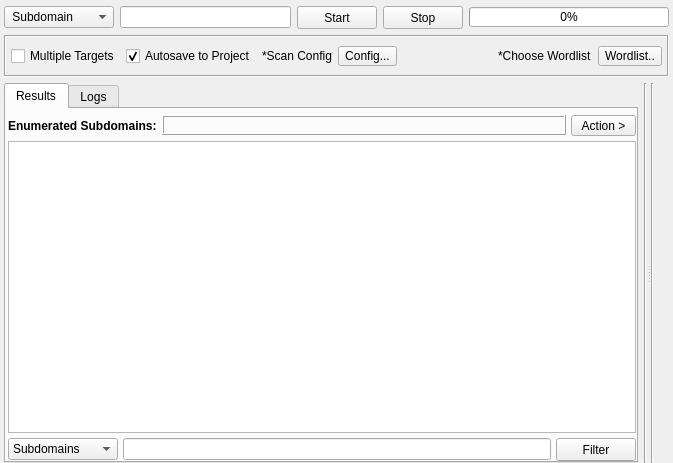
<?xml version="1.0" encoding="UTF-8"?>
<ui version="4.0">
 <class>Brute</class>
 <widget class="QWidget" name="Brute">
  <property name="geometry">
   <rect>
    <x>0</x>
    <y>0</y>
    <width>673</width>
    <height>463</height>
   </rect>
  </property>
  <property name="windowTitle">
   <string>Form</string>
  </property>
  <property name="styleSheet">
   <string notr="true"/>
  </property>
  <layout class="QVBoxLayout" name="verticalLayout_2">
   <property name="leftMargin">
    <number>4</number>
   </property>
   <property name="topMargin">
    <number>6</number>
   </property>
   <property name="rightMargin">
    <number>4</number>
   </property>
   <property name="bottomMargin">
    <number>0</number>
   </property>
   <item>
    <layout class="QHBoxLayout" name="horizontalLayout_6">
     <item>
      <widget class="QComboBox" name="comboBoxBruteType">
       <property name="sizePolicy">
        <sizepolicy hsizetype="Fixed" vsizetype="Fixed">
         <horstretch>0</horstretch>
         <verstretch>0</verstretch>
        </sizepolicy>
       </property>
       <property name="minimumSize">
        <size>
         <width>110</width>
         <height>22</height>
        </size>
       </property>
       <property name="maximumSize">
        <size>
         <width>110</width>
         <height>16777215</height>
        </size>
       </property>
       <property name="focusPolicy">
        <enum>Qt::NoFocus</enum>
       </property>
       <property name="styleSheet">
        <string notr="true"/>
       </property>
       <item>
        <property name="text">
         <string> Subdomain</string>
        </property>
       </item>
       <item>
        <property name="text">
         <string> TLD</string>
        </property>
       </item>
      </widget>
     </item>
     <item>
      <widget class="QLineEdit" name="lineEditTarget">
       <property name="minimumSize">
        <size>
         <width>0</width>
         <height>20</height>
        </size>
       </property>
       <property name="focusPolicy">
        <enum>Qt::StrongFocus</enum>
       </property>
       <property name="styleSheet">
        <string notr="true"/>
       </property>
      </widget>
     </item>
     <item>
      <widget class="QPushButton" name="buttonStart">
       <property name="sizePolicy">
        <sizepolicy hsizetype="Fixed" vsizetype="Fixed">
         <horstretch>0</horstretch>
         <verstretch>0</verstretch>
        </sizepolicy>
       </property>
       <property name="minimumSize">
        <size>
         <width>75</width>
         <height>23</height>
        </size>
       </property>
       <property name="styleSheet">
        <string notr="true"/>
       </property>
       <property name="text">
        <string>Start</string>
       </property>
      </widget>
     </item>
     <item>
      <widget class="QPushButton" name="buttonStop">
       <property name="sizePolicy">
        <sizepolicy hsizetype="Fixed" vsizetype="Fixed">
         <horstretch>0</horstretch>
         <verstretch>0</verstretch>
        </sizepolicy>
       </property>
       <property name="minimumSize">
        <size>
         <width>75</width>
         <height>23</height>
        </size>
       </property>
       <property name="styleSheet">
        <string notr="true"/>
       </property>
       <property name="text">
        <string>Stop</string>
       </property>
      </widget>
     </item>
     <item>
      <widget class="QProgressBar" name="progressBar">
       <property name="minimumSize">
        <size>
         <width>200</width>
         <height>20</height>
        </size>
       </property>
       <property name="maximumSize">
        <size>
         <width>200</width>
         <height>20</height>
        </size>
       </property>
       <property name="styleSheet">
        <string notr="true"/>
       </property>
       <property name="value">
        <number>0</number>
       </property>
      </widget>
     </item>
    </layout>
   </item>
   <item>
    <widget class="QFrame" name="frame">
     <property name="sizePolicy">
      <sizepolicy hsizetype="Preferred" vsizetype="Maximum">
       <horstretch>0</horstretch>
       <verstretch>0</verstretch>
      </sizepolicy>
     </property>
     <property name="minimumSize">
      <size>
       <width>0</width>
       <height>42</height>
      </size>
     </property>
     <property name="maximumSize">
      <size>
       <width>16777215</width>
       <height>42</height>
      </size>
     </property>
     <property name="styleSheet">
      <string notr="true"/>
     </property>
     <property name="frameShape">
      <enum>QFrame::Box</enum>
     </property>
     <property name="frameShadow">
      <enum>QFrame::Sunken</enum>
     </property>
     <layout class="QHBoxLayout" name="horizontalLayout">
      <property name="leftMargin">
       <number>5</number>
      </property>
      <property name="rightMargin">
       <number>5</number>
      </property>
      <item>
       <widget class="QCheckBox" name="checkBoxMultipleTargets">
        <property name="text">
         <string>Multiple Targets</string>
        </property>
       </widget>
      </item>
      <item>
       <widget class="QCheckBox" name="checkBox">
        <property name="text">
         <string>Autosave to Project</string>
        </property>
        <property name="checked">
         <bool>true</bool>
        </property>
       </widget>
      </item>
      <item>
       <widget class="QLabel" name="label">
        <property name="text">
         <string>*Scan Config</string>
        </property>
       </widget>
      </item>
      <item>
       <widget class="QToolButton" name="buttonConfig">
        <property name="styleSheet">
         <string notr="true"/>
        </property>
        <property name="text">
         <string>Config...</string>
        </property>
       </widget>
      </item>
      <item>
       <spacer name="horizontalSpacer_2">
        <property name="orientation">
         <enum>Qt::Horizontal</enum>
        </property>
        <property name="sizeHint" stdset="0">
         <size>
          <width>295</width>
          <height>20</height>
         </size>
        </property>
       </spacer>
      </item>
      <item>
       <widget class="QLabel" name="label_11">
        <property name="sizePolicy">
         <sizepolicy hsizetype="Maximum" vsizetype="Maximum">
          <horstretch>0</horstretch>
          <verstretch>0</verstretch>
         </sizepolicy>
        </property>
        <property name="styleSheet">
         <string notr="true"/>
        </property>
        <property name="text">
         <string>*Choose Wordlist</string>
        </property>
       </widget>
      </item>
      <item>
       <widget class="QToolButton" name="buttonWordlist">
        <property name="minimumSize">
         <size>
          <width>0</width>
          <height>19</height>
         </size>
        </property>
        <property name="styleSheet">
         <string notr="true"/>
        </property>
        <property name="text">
         <string>Wordlist..</string>
        </property>
       </widget>
      </item>
     </layout>
    </widget>
   </item>
   <item>
    <widget class="QSplitter" name="splitter">
     <property name="orientation">
      <enum>Qt::Horizontal</enum>
     </property>
     <widget class="QWidget" name="layoutWidget">
      <layout class="QHBoxLayout" name="horizontalLayout_3">
       <item>
        <widget class="QTabWidget" name="tabWidgetResults">
         <property name="styleSheet">
          <string notr="true"/>
         </property>
         <property name="currentIndex">
          <number>0</number>
         </property>
         <widget class="QWidget" name="tabResults">
          <attribute name="title">
           <string>Results</string>
          </attribute>
          <layout class="QVBoxLayout" name="verticalLayout_19">
           <property name="spacing">
            <number>5</number>
           </property>
           <property name="leftMargin">
            <number>2</number>
           </property>
           <property name="topMargin">
            <number>6</number>
           </property>
           <property name="rightMargin">
            <number>0</number>
           </property>
           <property name="bottomMargin">
            <number>0</number>
           </property>
           <item>
            <layout class="QHBoxLayout" name="horizontalLayout_19">
             <item>
              <widget class="QLabel" name="label_resultsTitle">
               <property name="sizePolicy">
                <sizepolicy hsizetype="Maximum" vsizetype="Preferred">
                 <horstretch>0</horstretch>
                 <verstretch>0</verstretch>
                </sizepolicy>
               </property>
               <property name="font">
                <font>
                 <weight>75</weight>
                 <bold>true</bold>
                </font>
               </property>
               <property name="styleSheet">
                <string notr="true"/>
               </property>
               <property name="text">
                <string>Enumerated Subdomains:</string>
               </property>
              </widget>
             </item>
             <item>
              <widget class="QLabel" name="labelResultsCount">
               <property name="sizePolicy">
                <sizepolicy hsizetype="Preferred" vsizetype="Maximum">
                 <horstretch>0</horstretch>
                 <verstretch>0</verstretch>
                </sizepolicy>
               </property>
               <property name="minimumSize">
                <size>
                 <width>0</width>
                 <height>20</height>
                </size>
               </property>
               <property name="maximumSize">
                <size>
                 <width>16777215</width>
                 <height>20</height>
                </size>
               </property>
               <property name="font">
                <font>
                 <weight>75</weight>
                 <bold>true</bold>
                </font>
               </property>
               <property name="styleSheet">
                <string notr="true"/>
               </property>
               <property name="frameShape">
                <enum>QFrame::Box</enum>
               </property>
               <property name="frameShadow">
                <enum>QFrame::Raised</enum>
               </property>
               <property name="text">
                <string/>
               </property>
              </widget>
             </item>
             <item>
              <widget class="QToolButton" name="buttonAction">
               <property name="sizePolicy">
                <sizepolicy hsizetype="Fixed" vsizetype="Fixed">
                 <horstretch>0</horstretch>
                 <verstretch>0</verstretch>
                </sizepolicy>
               </property>
               <property name="minimumSize">
                <size>
                 <width>65</width>
                 <height>20</height>
                </size>
               </property>
               <property name="font">
                <font>
                 <weight>50</weight>
                 <bold>false</bold>
                </font>
               </property>
               <property name="styleSheet">
                <string notr="true"/>
               </property>
               <property name="text">
                <string>Action &gt;</string>
               </property>
              </widget>
             </item>
            </layout>
           </item>
           <item>
            <widget class="QTableView" name="tableViewResults">
             <property name="sizePolicy">
              <sizepolicy hsizetype="Expanding" vsizetype="Expanding">
               <horstretch>0</horstretch>
               <verstretch>0</verstretch>
              </sizepolicy>
             </property>
             <property name="font">
              <font>
               <family>MS Shell Dlg 2</family>
               <pointsize>8</pointsize>
              </font>
             </property>
             <property name="focusPolicy">
              <enum>Qt::NoFocus</enum>
             </property>
             <property name="contextMenuPolicy">
              <enum>Qt::CustomContextMenu</enum>
             </property>
             <property name="accessibleDescription">
              <string/>
             </property>
             <property name="styleSheet">
              <string notr="true"/>
             </property>
             <property name="frameShadow">
              <enum>QFrame::Sunken</enum>
             </property>
             <property name="lineWidth">
              <number>1</number>
             </property>
             <property name="editTriggers">
              <set>QAbstractItemView::NoEditTriggers</set>
             </property>
             <property name="showDropIndicator" stdset="0">
              <bool>false</bool>
             </property>
             <property name="dragDropOverwriteMode">
              <bool>false</bool>
             </property>
             <property name="selectionMode">
              <enum>QAbstractItemView::ExtendedSelection</enum>
             </property>
             <property name="verticalScrollMode">
              <enum>QAbstractItemView::ScrollPerPixel</enum>
             </property>
             <property name="horizontalScrollMode">
              <enum>QAbstractItemView::ScrollPerPixel</enum>
             </property>
             <property name="showGrid">
              <bool>false</bool>
             </property>
             <property name="sortingEnabled">
              <bool>true</bool>
             </property>
             <property name="cornerButtonEnabled">
              <bool>true</bool>
             </property>
             <attribute name="horizontalHeaderCascadingSectionResizes">
              <bool>true</bool>
             </attribute>
             <attribute name="horizontalHeaderMinimumSectionSize">
              <number>200</number>
             </attribute>
             <attribute name="horizontalHeaderDefaultSectionSize">
              <number>220</number>
             </attribute>
             <attribute name="horizontalHeaderStretchLastSection">
              <bool>true</bool>
             </attribute>
             <attribute name="verticalHeaderVisible">
              <bool>false</bool>
             </attribute>
             <attribute name="verticalHeaderMinimumSectionSize">
              <number>15</number>
             </attribute>
             <attribute name="verticalHeaderDefaultSectionSize">
              <number>15</number>
             </attribute>
            </widget>
           </item>
           <item>
            <layout class="QHBoxLayout" name="horizontalLayout_7">
             <item>
              <widget class="QComboBox" name="comboBoxFilter">
               <property name="minimumSize">
                <size>
                 <width>110</width>
                 <height>0</height>
                </size>
               </property>
               <item>
                <property name="text">
                 <string>Subdomains</string>
                </property>
               </item>
               <item>
                <property name="text">
                 <string>Ip</string>
                </property>
               </item>
              </widget>
             </item>
             <item>
              <widget class="QLineEdit" name="lineEditFilter"/>
             </item>
             <item>
              <widget class="QPushButton" name="buttonFilter">
               <property name="minimumSize">
                <size>
                 <width>75</width>
                 <height>23</height>
                </size>
               </property>
               <property name="text">
                <string>Filter</string>
               </property>
              </widget>
             </item>
            </layout>
           </item>
          </layout>
         </widget>
         <widget class="QWidget" name="tabLogs">
          <attribute name="title">
           <string>Logs</string>
          </attribute>
          <layout class="QVBoxLayout" name="verticalLayout_20">
           <property name="spacing">
            <number>3</number>
           </property>
           <property name="leftMargin">
            <number>0</number>
           </property>
           <property name="topMargin">
            <number>6</number>
           </property>
           <property name="rightMargin">
            <number>0</number>
           </property>
           <property name="bottomMargin">
            <number>0</number>
           </property>
           <item>
            <widget class="QPlainTextEdit" name="plainTextEditLogs">
             <property name="readOnly">
              <bool>true</bool>
             </property>
            </widget>
           </item>
          </layout>
         </widget>
        </widget>
       </item>
       <item>
        <widget class="Line" name="line_2">
         <property name="styleSheet">
          <string notr="true"/>
         </property>
         <property name="orientation">
          <enum>Qt::Vertical</enum>
         </property>
        </widget>
       </item>
      </layout>
     </widget>
     <widget class="QWidget" name="layoutWidget">
      <layout class="QHBoxLayout" name="horizontalLayout_2">
       <item>
        <widget class="Line" name="line_6">
         <property name="styleSheet">
          <string notr="true"/>
         </property>
         <property name="orientation">
          <enum>Qt::Vertical</enum>
         </property>
        </widget>
       </item>
       <item>
        <layout class="QVBoxLayout" name="verticalLayout">
         <item>
          <widget class="InputWidget" name="targets" native="true">
           <property name="minimumSize">
            <size>
             <width>0</width>
             <height>150</height>
            </size>
           </property>
          </widget>
         </item>
         <item>
          <widget class="InputWidget" name="wordlist" native="true">
           <property name="minimumSize">
            <size>
             <width>0</width>
             <height>150</height>
            </size>
           </property>
          </widget>
         </item>
        </layout>
       </item>
      </layout>
     </widget>
    </widget>
   </item>
  </layout>
 </widget>
 <customwidgets>
  <customwidget>
   <class>InputWidget</class>
   <extends>QWidget</extends>
   <header>src/widgets/InputWidget.h</header>
   <container>1</container>
  </customwidget>
 </customwidgets>
 <resources/>
 <connections/>
</ui>
